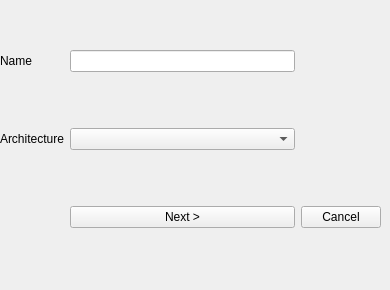
   <widget class="QWidget" name="page">
    <widget class="QWidget" name="gridLayoutWidget">
     <property name="geometry">
      <rect>
       <x>0</x>
       <y>0</y>
       <width>381</width>
       <height>281</height>
      </rect>
     </property>
     <layout class="QGridLayout" name="gridLayout">
      <item row="1" column="0">
       <widget class="QLabel" name="label_3">
        <property name="text">
         <string>Architecture</string>
        </property>
       </widget>
      </item>
      <item row="0" column="0">
       <widget class="QLabel" name="label">
        <property name="text">
         <string>Name</string>
        </property>
       </widget>
      </item>
      <item row="2" column="2">
       <widget class="QPushButton" name="pushButton_2">
        <property name="text">
         <string>Cancel</string>
        </property>
       </widget>
      </item>
      <item row="2" column="1">
       <widget class="QPushButton" name="pushButton_3">
        <property name="text">
         <string>Next &gt;</string>
        </property>
       </widget>
      </item>
      <item row="0" column="1">
       <widget class="QLineEdit" name="lineEdit"/>
      </item>
      <item row="1" column="1">
       <widget class="QComboBox" name="comboBox">
        <property name="placeholderText">
         <string>Please choose an architecture</string>
        </property>
        <item>
         <property name="text">
          <string>i386</string>
         </property>
        </item>
        <item>
         <property name="text">
          <string>x86_64</string>
         </property>
        </item>
        <item>
         <property name="text">
          <string>mips64el</string>
         </property>
        </item>
        <item>
         <property name="text">
          <string>mipsel</string>
         </property>
        </item>
        <item>
         <property name="text">
          <string>ppc</string>
         </property>
        </item>
        <item>
         <property name="text">
          <string>ppc64</string>
         </property>
        </item>
        <item>
         <property name="text">
          <string>aarch64</string>
         </property>
        </item>
        <item>
         <property name="text">
          <string>arm</string>
         </property>
        </item>
       </widget>
      </item>
     </layout>
    </widget>
   </widget>
